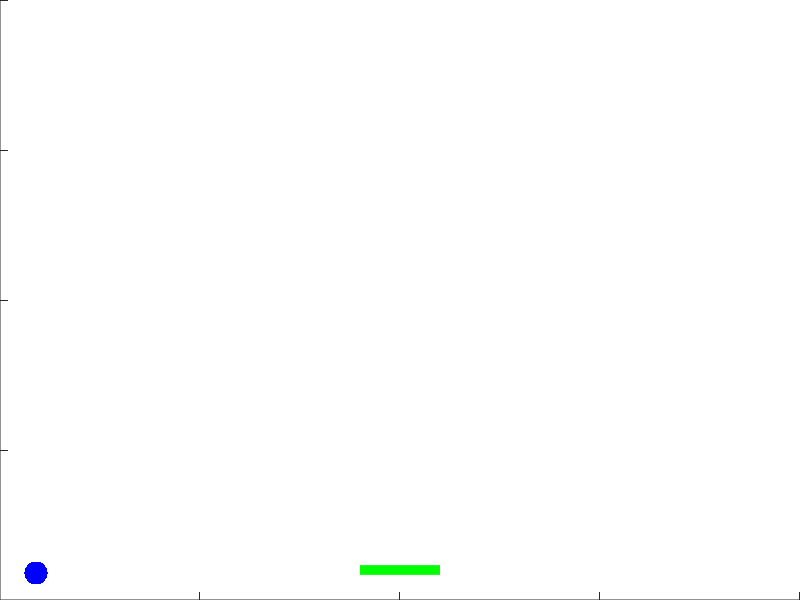

Here is the MATLAB script that generated this plot: (Note: this script raises an error after producing the figure.)
% pong3
% [press left and right keyboard arrows to move block]

function pong
         
    set( gcf, ...
        'WindowKeyPressFcn',  @keyboard_down, ...
        'WindowKeyReleaseFcn', @keyboard_up, ...
        'CloseRequestFcn', @close_window, ...
        'MenuBar', 'none', ...
        'NumberTitle', 'off');
    
    set( gca, ...
        'color', 'black', ...
        'xlim', [-10, 10], ...
        'ylim', [-10, 10], ...
        'position', [0, 0, 1, 1]);
  
    ball = line('color', 'blue',  'marker', '.', 'markersize', 50);
    ball_pos = [5, 5];
    ball_vel = [.1, .1];
    
    block = line('color', 'green', 'linewidth', 7);
    block_pos = 0;
    block_vel = 0;
    
    program_on = 1;
    
    while program_on
        if abs(ball_pos(1)) > 10       
            ball_vel(1) = - ball_vel(1);
        end
    
        if ball_pos(2) > 10
            ball_vel(2) = - ball_vel(2); 
        end
    
        if ball_pos(2) < - 9
            if abs(block_pos - ball_pos(1)) > 1
                
                ball.Color = rand(1,3);          
                ball_pos(2) = 9;
                
            else 
                ball_vel(2) = - ball_vel(2);
            end
        end
        
        pause(.01);
        ball_pos  = ball_pos  + ball_vel;
        block_pos = block_pos + block_vel;
        
        set(ball, 'XData', ball_pos(1), 'YData', ball_pos(2));
        set(block,'XData', [ block_pos-1, block_pos+1], ...
                  'YData', [ -9, -9]);
    end
    
    delete(gcf);
    
    function keyboard_down(~, event)
        switch event.Key
            case 'leftarrow',  block_vel = -.2; 
            case 'rightarrow', block_vel =  .2;
        end
    end

    function keyboard_up(~, ~)
        block_vel = 0;
    end

    function close_window(~,~)
        program_on = 0;
    end
end